Frame 1 (no input): blank canvas, image omitted
Frame 60 (the mouse pressed at the canvas centre just before this capture): blank canvas, image omitted
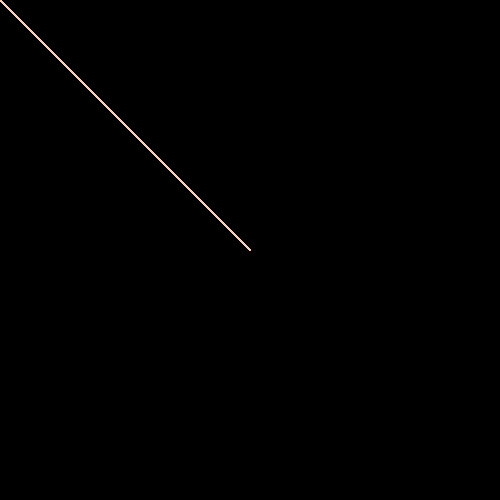
Frame 120 (the mouse held since frame 60 and released just before this capture)

The Processing sketch whose frames 1 and 60 were blank and that drew this single picture after the mouse press (run headless with seeded random() and noise(); from frame 60 on, the mouse is pressed at the canvas centre):

// Processing sketch: martino_schgor
// ── martino_schgor.pde
int N = 18;
int index = 0;
point[] points = new point[N];

class point{
  float x;
  float y;
  point(float x,float y){//constructor
    this.x = x;
    this.y = y;
  }
}

void setup(){
  background(0);
  size(500,500);
  frameRate(15);
  for (int i=0;i<N;i++){
    points[i] = new point(0,0);//init array
  }
}

void draw(){
  clear();
  for (int i=N-1; i>0; i--){
    points[i] = points[i-1];//update point array
  }
  points[0] = new point(mouseX,mouseY);
  for (int h=0;h<N;h++){
    for(int j=h+1;j<N;j++){
      stroke(255,200,180,255*(N-j)/N);//change the opacity of the line
      line(points[h].x,points[h].y,points[j].x,points[j].y);//draw the line
    }
  }
}
